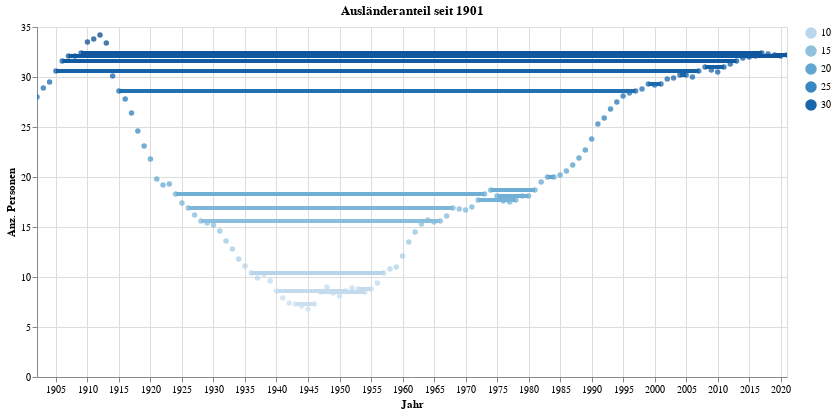

Source (notebook cell):
### Code cell
myTitle="Ausländeranteil seit 1901"

highlight = alt.selection(type='single', on='mouseover',
                          fields=['sum_AuslAnt'], nearest=True)
#x='date:StichtagDatJahr',
base = alt.Chart(myAgg.reset_index().query('sum_AnzBestWir>0'), title=myTitle).encode(
    x=alt.X('Jahr', axis=alt.Axis(title='Jahr'))# , axis=alt.Axis(format='%', title='percentage')
    , y=alt.X('sum_AuslAnt', axis=alt.Axis(title='Anz. Personen'))
    , color=alt.Color('sum_AuslAnt', legend=alt.Legend(title="", orient="right"))  
    ,tooltip=['Jahr_str', 'sum_AnzBestWir', 'sum_AuslAnt']    
)
points = base.mark_circle().encode(
    opacity=alt.value(0.75)
).add_selection(
    highlight
).properties(
    width=750 , height=350
)
lines = base.mark_line().encode(
    size=alt.condition(~highlight, alt.value(0.5), alt.value(4))
).interactive()

lines + points

### Figure 1 — Vega-Lite specification as saved in the notebook (floating-point values rounded to 4 significant figures)
{"config": {"view": {"continuousWidth": 400, "continuousHeight": 300}}, "layer": [{"mark": "line", "encoding": {"color": {"type": "quantitative", "field": "sum_AuslAnt", "legend": {"orient": "right", "title": ""}}, "size": {"condition": {"value": 0.5, "selection": {"not": "selector009"}}, "value": 4}, "tooltip": [{"type": "nominal", "field": "Jahr_str"}, {"type": "quantitative", "field": "sum_AnzBestWir"}, {"type": "quantitative", "field": "sum_AuslAnt"}], "x": {"type": "temporal", "axis": {"title": "Jahr"}, "field": "Jahr"}, "y": {"type": "quantitative", "axis": {"title": "Anz. Personen"}, "field": "sum_AuslAnt"}}, "selection": {"selector010": {"type": "interval", "bind": "scales", "encodings": ["x", "y"]}}, "title": "Ausländeranteil seit 1901"}, {"mark": "circle", "encoding": {"color": {"type": "quantitative", "field": "sum_AuslAnt", "legend": {"orient": "right", "title": ""}}, "opacity": {"value": 0.75}, "tooltip": [{"type": "nominal", "field": "Jahr_str"}, {"type": "quantitative", "field": "sum_AnzBestWir"}, {"type": "quantitative", "field": "sum_AuslAnt"}], "x": {"type": "temporal", "axis": {"title": "Jahr"}, "field": "Jahr"}, "y": {"type": "quantitative", "axis": {"title": "Anz. Personen"}, "field": "sum_AuslAnt"}}, "height": 350, "selection": {"selector009": {"type": "single", "on": "mouseover", "fields": ["sum_AuslAnt"], "nearest": true}}, "title": "Ausländeranteil seit 1901", "width": 750}], "data": {"name": "data-e0fcfcc2e0872d7317862363c4b58c71"}, "$schema": "https://vega.github.io/schema/vega-lite/v4.8.1.json", "datasets": {"data-e0fcfcc2e0872d7317862363c4b58c71": [{"Jahr": "1902-01-01T00:00:00", "Jahr_str": "1902-01-01", "sum_AnzBestWir": 153741, "sum_AuslAnt": 28.0}, {"Jahr": "1903-01-01T00:00:00", "Jahr_str": "1903-01-01", "sum_AnzBestWir": 158719, "sum_AuslAnt": 28.9}, {"Jahr": "1904-01-01T00:00:00", "Jahr_str": "1904-01-01", "sum_AnzBestWir": 164060, "sum_AuslAnt": 29.5}, {"Jahr": "1905-01-01T00:00:00", "Jahr_str": "1905-01-01", "sum_AnzBestWir": 168877, "sum_AuslAnt": 30.6}, {"Jahr": "1906-01-01T00:00:00", "Jahr_str": "1906-01-01", "sum_AnzBestWir": 173283, "sum_AuslAnt": 31.6}, {"Jahr": "1907-01-01T00:00:00", "Jahr_str": "1907-01-01", "sum_AnzBestWir": 177899, "sum_AuslAnt": 32.1}, {"Jahr": "1908-01-01T00:00:00", "Jahr_str": "1908-01-01", "sum_AnzBestWir": 180722, "sum_AuslAnt": 32.1}, {"Jahr": "1909-01-01T00:00:00", "Jahr_str": "1909-01-01", "sum_AnzBestWir": 185041, "sum_AuslAnt": 32.4}, {"Jahr": "1910-01-01T00:00:00", "Jahr_str": "1910-01-01", "sum_AnzBestWir": 190092, "sum_AuslAnt": 33.5}, {"Jahr": "1911-01-01T00:00:00", "Jahr_str": "1911-01-01", "sum_AnzBestWir": 195525, "sum_AuslAnt": 33.8}, {"Jahr": "1912-01-01T00:00:00", "Jahr_str": "1912-01-01", "sum_AnzBestWir": 200462, "sum_AuslAnt": 34.2}, {"Jahr": "1913-01-01T00:00:00", "Jahr_str": "1913-01-01", "sum_AnzBestWir": 200632, "sum_AuslAnt": 33.4}, {"Jahr": "1914-01-01T00:00:00", "Jahr_str": "1914-01-01", "sum_AnzBestWir": 195867, "sum_AuslAnt": 30.1}, {"Jahr": "1915-01-01T00:00:00", "Jahr_str": "1915-01-01", "sum_AnzBestWir": 199726, "sum_AuslAnt": 28.6}, {"Jahr": "1916-01-01T00:00:00", "Jahr_str": "1916-01-01", "sum_AnzBestWir": 206073, "sum_AuslAnt": 27.8}, {"Jahr": "1917-01-01T00:00:00", "Jahr_str": "1917-01-01", "sum_AnzBestWir": 213193, "sum_AuslAnt": 26.4}, {"Jahr": "1918-01-01T00:00:00", "Jahr_str": "1918-01-01", "sum_AnzBestWir": 211421, "sum_AuslAnt": 24.6}, {"Jahr": "1919-01-01T00:00:00", "Jahr_str": "1919-01-01", "sum_AnzBestWir": 210151, "sum_AuslAnt": 23.1}, {"Jahr": "1920-01-01T00:00:00", "Jahr_str": "1920-01-01", "sum_AnzBestWir": 206299, "sum_AuslAnt": 21.8}, {"Jahr": "1921-01-01T00:00:00", "Jahr_str": "1921-01-01", "sum_AnzBestWir": 201242, "sum_AuslAnt": 19.8}, {"Jahr": "1922-01-01T00:00:00", "Jahr_str": "1922-01-01", "sum_AnzBestWir": 200289, "sum_AuslAnt": 19.2}, {"Jahr": "1923-01-01T00:00:00", "Jahr_str": "1923-01-01", "sum_AnzBestWir": 204049, "sum_AuslAnt": 19.3}, {"Jahr": "1924-01-01T00:00:00", "Jahr_str": "1924-01-01", "sum_AnzBestWir": 206719, "sum_AuslAnt": 18.3}, {"Jahr": "1925-01-01T00:00:00", "Jahr_str": "1925-01-01", "sum_AnzBestWir": 209327, "sum_AuslAnt": 17.4}, {"Jahr": "1926-01-01T00:00:00", "Jahr_str": "1926-01-01", "sum_AnzBestWir": 214959, "sum_AuslAnt": 16.9}, {"Jahr": "1927-01-01T00:00:00", "Jahr_str": "1927-01-01", "sum_AnzBestWir": 220613, "sum_AuslAnt": 16.2}, {"Jahr": "1928-01-01T00:00:00", "Jahr_str": "1928-01-01", "sum_AnzBestWir": 230476, "sum_AuslAnt": 15.6}, {"Jahr": "1929-01-01T00:00:00", "Jahr_str": "1929-01-01", "sum_AnzBestWir": 240202, "sum_AuslAnt": 15.4}, {"Jahr": "1930-01-01T00:00:00", "Jahr_str": "1930-01-01", "sum_AnzBestWir": 249067, "sum_AuslAnt": 15.2}, {"Jahr": "1931-01-01T00:00:00", "Jahr_str": "1931-01-01", "sum_AnzBestWir": 257478, "sum_AuslAnt": 14.6}, {"Jahr": "1932-01-01T00:00:00", "Jahr_str": "1932-01-01", "sum_AnzBestWir": 260694, "sum_AuslAnt": 13.6}, {"Jahr": "1933-01-01T00:00:00", "Jahr_str": "1933-01-01", "sum_AnzBestWir": 264043, "sum_AuslAnt": 12.8}, {"Jahr": "1934-01-01T00:00:00", "Jahr_str": "1934-01-01", "sum_AnzBestWir": 315864, "sum_AuslAnt": 11.8}, {"Jahr": "1935-01-01T00:00:00", "Jahr_str": "1935-01-01", "sum_AnzBestWir": 317157, "sum_AuslAnt": 11.1}, {"Jahr": "1936-01-01T00:00:00", "Jahr_str": "1936-01-01", "sum_AnzBestWir": 317712, "sum_AuslAnt": 10.4}, {"Jahr": "1937-01-01T00:00:00", "Jahr_str": "1937-01-01", "sum_AnzBestWir": 318926, "sum_AuslAnt": 9.9}, {"Jahr": "1938-01-01T00:00:00", "Jahr_str": "1938-01-01", "sum_AnzBestWir": 326979, "sum_AuslAnt": 10.3}, {"Jahr": "1939-01-01T00:00:00", "Jahr_str": "1939-01-01", "sum_AnzBestWir": 333984, "sum_AuslAnt": 9.6}, {"Jahr": "1940-01-01T00:00:00", "Jahr_str": "1940-01-01", "sum_AnzBestWir": 334026, "sum_AuslAnt": 8.6}, {"Jahr": "1941-01-01T00:00:00", "Jahr_str": "1941-01-01", "sum_AnzBestWir": 336531, "sum_AuslAnt": 7.9}, {"Jahr": "1942-01-01T00:00:00", "Jahr_str": "1942-01-01", "sum_AnzBestWir": 339721, "sum_AuslAnt": 7.4}, {"Jahr": "1943-01-01T00:00:00", "Jahr_str": "1943-01-01", "sum_AnzBestWir": 345819, "sum_AuslAnt": 7.3}, {"Jahr": "1944-01-01T00:00:00", "Jahr_str": "1944-01-01", "sum_AnzBestWir": 351679, "sum_AuslAnt": 7.1}, {"Jahr": "1945-01-01T00:00:00", "Jahr_str": "1945-01-01", "sum_AnzBestWir": 357381, "sum_AuslAnt": 6.8}, {"Jahr": "1946-01-01T00:00:00", "Jahr_str": "1946-01-01", "sum_AnzBestWir": 367171, "sum_AuslAnt": 7.3}, {"Jahr": "1947-01-01T00:00:00", "Jahr_str": "1947-01-01", "sum_AnzBestWir": 377087, "sum_AuslAnt": 8.5}, {"Jahr": "1948-01-01T00:00:00", "Jahr_str": "1948-01-01", "sum_AnzBestWir": 383568, "sum_AuslAnt": 9.0}, {"Jahr": "1949-01-01T00:00:00", "Jahr_str": "1949-01-01", "sum_AnzBestWir": 386003, "sum_AuslAnt": 8.4}, {"Jahr": "1950-01-01T00:00:00", "Jahr_str": "1950-01-01", "sum_AnzBestWir": 389573, "sum_AuslAnt": 8.1}, {"Jahr": "1951-01-01T00:00:00", "Jahr_str": "1951-01-01", "sum_AnzBestWir": 396260, "sum_AuslAnt": 8.6}, {"Jahr": "1952-01-01T00:00:00", "Jahr_str": "1952-01-01", "sum_AnzBestWir": 403625, "sum_AuslAnt": 8.9}, {"Jahr": "1953-01-01T00:00:00", "Jahr_str": "1953-01-01", "sum_AnzBestWir": 408544, "sum_AuslAnt": 8.8}, {"Jahr": "1954-01-01T00:00:00", "Jahr_str": "1954-01-01", "sum_AnzBestWir": 413044, "sum_AuslAnt": 8.5}, {"Jahr": "1955-01-01T00:00:00", "Jahr_str": "1955-01-01", "sum_AnzBestWir": 417351, "sum_AuslAnt": 8.8}, {"Jahr": "1956-01-01T00:00:00", "Jahr_str": "1956-01-01", "sum_AnzBestWir": 420489, "sum_AuslAnt": 9.4}, {"Jahr": "1957-01-01T00:00:00", "Jahr_str": "1957-01-01", "sum_AnzBestWir": 426349, "sum_AuslAnt": 10.4}, {"Jahr": "1958-01-01T00:00:00", "Jahr_str": "1958-01-01", "sum_AnzBestWir": 431242, "sum_AuslAnt": 10.8}, {"Jahr": "1959-01-01T00:00:00", "Jahr_str": "1959-01-01", "sum_AnzBestWir": 434080, "sum_AuslAnt": 11.0}, {"Jahr": "1960-01-01T00:00:00", "Jahr_str": "1960-01-01", "sum_AnzBestWir": 437273, "sum_AuslAnt": 12.1}, {"Jahr": "1961-01-01T00:00:00", "Jahr_str": "1961-01-01", "sum_AnzBestWir": 439322, "sum_AuslAnt": 13.5}, {"Jahr": "1962-01-01T00:00:00", "Jahr_str": "1962-01-01", "sum_AnzBestWir": 440180, "sum_AuslAnt": 14.5}, {"Jahr": "1963-01-01T00:00:00", "Jahr_str": "1963-01-01", "sum_AnzBestWir": 439090, "sum_AuslAnt": 15.3}, {"Jahr": "1964-01-01T00:00:00", "Jahr_str": "1964-01-01", "sum_AnzBestWir": 437630, "sum_AuslAnt": 15.7}, {"Jahr": "1965-01-01T00:00:00", "Jahr_str": "1965-01-01", "sum_AnzBestWir": 433865, "sum_AuslAnt": 15.5}, {"Jahr": "1966-01-01T00:00:00", "Jahr_str": "1966-01-01", "sum_AnzBestWir": 431533, "sum_AuslAnt": 15.6}, {"Jahr": "1967-01-01T00:00:00", "Jahr_str": "1967-01-01", "sum_AnzBestWir": 430594, "sum_AuslAnt": 16.1}, {"Jahr": "1968-01-01T00:00:00", "Jahr_str": "1968-01-01", "sum_AnzBestWir": 430155, "sum_AuslAnt": 16.9}, {"Jahr": "1969-01-01T00:00:00", "Jahr_str": "1969-01-01", "sum_AnzBestWir": 425117, "sum_AuslAnt": 16.8}, {"Jahr": "1970-01-01T00:00:00", "Jahr_str": "1970-01-01", "sum_AnzBestWir": 417972, "sum_AuslAnt": 16.7}, {"Jahr": "1971-01-01T00:00:00", "Jahr_str": "1971-01-01", "sum_AnzBestWir": 412169, "sum_AuslAnt": 17.0}, {"Jahr": "1972-01-01T00:00:00", "Jahr_str": "1972-01-01", "sum_AnzBestWir": 407647, "sum_AuslAnt": 17.7}, {"Jahr": "1973-01-01T00:00:00", "Jahr_str": "1973-01-01", "sum_AnzBestWir": 401577, "sum_AuslAnt": 18.3}, {"Jahr": "1974-01-01T00:00:00", "Jahr_str": "1974-01-01", "sum_AnzBestWir": 396261, "sum_AuslAnt": 18.7}, {"Jahr": "1975-01-01T00:00:00", "Jahr_str": "1975-01-01", "sum_AnzBestWir": 389613, "sum_AuslAnt": 18.1}, {"Jahr": "1976-01-01T00:00:00", "Jahr_str": "1976-01-01", "sum_AnzBestWir": 382999, "sum_AuslAnt": 17.6}, {"Jahr": "1977-01-01T00:00:00", "Jahr_str": "1977-01-01", "sum_AnzBestWir": 379635, "sum_AuslAnt": 17.5}, {"Jahr": "1978-01-01T00:00:00", "Jahr_str": "1978-01-01", "sum_AnzBestWir": 376447, "sum_AuslAnt": 17.7}, {"Jahr": "1979-01-01T00:00:00", "Jahr_str": "1979-01-01", "sum_AnzBestWir": 374221, "sum_AuslAnt": 18.1}, {"Jahr": "1980-01-01T00:00:00", "Jahr_str": "1980-01-01", "sum_AnzBestWir": 370618, "sum_AuslAnt": 18.1}, {"Jahr": "1981-01-01T00:00:00", "Jahr_str": "1981-01-01", "sum_AnzBestWir": 368171, "sum_AuslAnt": 18.7}, {"Jahr": "1982-01-01T00:00:00", "Jahr_str": "1982-01-01", "sum_AnzBestWir": 366340, "sum_AuslAnt": 19.5}, {"Jahr": "1983-01-01T00:00:00", "Jahr_str": "1983-01-01", "sum_AnzBestWir": 363652, "sum_AuslAnt": 20.0}, {"Jahr": "1984-01-01T00:00:00", "Jahr_str": "1984-01-01", "sum_AnzBestWir": 361493, "sum_AuslAnt": 20.0}, {"Jahr": "1985-01-01T00:00:00", "Jahr_str": "1985-01-01", "sum_AnzBestWir": 359084, "sum_AuslAnt": 20.2}, {"Jahr": "1986-01-01T00:00:00", "Jahr_str": "1986-01-01", "sum_AnzBestWir": 358873, "sum_AuslAnt": 20.6}, {"Jahr": "1987-01-01T00:00:00", "Jahr_str": "1987-01-01", "sum_AnzBestWir": 358042, "sum_AuslAnt": 21.2}, {"Jahr": "1988-01-01T00:00:00", "Jahr_str": "1988-01-01", "sum_AnzBestWir": 357360, "sum_AuslAnt": 21.9}, {"Jahr": "1989-01-01T00:00:00", "Jahr_str": "1989-01-01", "sum_AnzBestWir": 355901, "sum_AuslAnt": 22.7}, {"Jahr": "1990-01-01T00:00:00", "Jahr_str": "1990-01-01", "sum_AnzBestWir": 356352, "sum_AuslAnt": 23.8}, {"Jahr": "1991-01-01T00:00:00", "Jahr_str": "1991-01-01", "sum_AnzBestWir": 360875, "sum_AuslAnt": 25.3}, {"Jahr": "1992-01-01T00:00:00", "Jahr_str": "1992-01-01", "sum_AnzBestWir": 361488, "sum_AuslAnt": 25.9}, {"Jahr": "1993-01-01T00:00:00", "Jahr_str": "1993-01-01", "sum_AnzBestWir": 360898, "sum_AuslAnt": 26.8}, {"Jahr": "1994-01-01T00:00:00", "Jahr_str": "1994-01-01", "sum_AnzBestWir": 360848, "sum_AuslAnt": 27.5}, {"Jahr": "1995-01-01T00:00:00", "Jahr_str": "1995-01-01", "sum_AnzBestWir": 360826, "sum_AuslAnt": 28.1}, {"Jahr": "1996-01-01T00:00:00", "Jahr_str": "1996-01-01", "sum_AnzBestWir": 359648, "sum_AuslAnt": 28.4}, {"Jahr": "1997-01-01T00:00:00", "Jahr_str": "1997-01-01", "sum_AnzBestWir": 358594, "sum_AuslAnt": 28.6}, {"Jahr": "1998-01-01T00:00:00", "Jahr_str": "1998-01-01", "sum_AnzBestWir": 359073, "sum_AuslAnt": 28.8}, {"Jahr": "1999-01-01T00:00:00", "Jahr_str": "1999-01-01", "sum_AnzBestWir": 360704, "sum_AuslAnt": 29.3}, {"Jahr": "2000-01-01T00:00:00", "Jahr_str": "2000-01-01", "sum_AnzBestWir": 360980, "sum_AuslAnt": 29.2}, {"Jahr": "2001-01-01T00:00:00", "Jahr_str": "2001-01-01", "sum_AnzBestWir": 362042, "sum_AuslAnt": 29.3}, {"Jahr": "2002-01-01T00:00:00", "Jahr_str": "2002-01-01", "sum_AnzBestWir": 364558, "sum_AuslAnt": 29.8}, {"Jahr": "2003-01-01T00:00:00", "Jahr_str": "2003-01-01", "sum_AnzBestWir": 364528, "sum_AuslAnt": 29.9}, {"Jahr": "2004-01-01T00:00:00", "Jahr_str": "2004-01-01", "sum_AnzBestWir": 364977, "sum_AuslAnt": 30.2}, {"Jahr": "2005-01-01T00:00:00", "Jahr_str": "2005-01-01", "sum_AnzBestWir": 366809, "sum_AuslAnt": 30.2}, {"Jahr": "2006-01-01T00:00:00", "Jahr_str": "2006-01-01", "sum_AnzBestWir": 370062, "sum_AuslAnt": 30.0}, {"Jahr": "2007-01-01T00:00:00", "Jahr_str": "2007-01-01", "sum_AnzBestWir": 376815, "sum_AuslAnt": 30.6}, {"Jahr": "2008-01-01T00:00:00", "Jahr_str": "2008-01-01", "sum_AnzBestWir": 380499, "sum_AuslAnt": 31.0}, {"Jahr": "2009-01-01T00:00:00", "Jahr_str": "2009-01-01", "sum_AnzBestWir": 382906, "sum_AuslAnt": 30.7}, {"Jahr": "2010-01-01T00:00:00", "Jahr_str": "2010-01-01", "sum_AnzBestWir": 385468, "sum_AuslAnt": 30.5}, {"Jahr": "2011-01-01T00:00:00", "Jahr_str": "2011-01-01", "sum_AnzBestWir": 390082, "sum_AuslAnt": 31.0}, {"Jahr": "2012-01-01T00:00:00", "Jahr_str": "2012-01-01", "sum_AnzBestWir": 394012, "sum_AuslAnt": 31.3}, {"Jahr": "2013-01-01T00:00:00", "Jahr_str": "2013-01-01", "sum_AnzBestWir": 398575, "sum_AuslAnt": 31.6}, {"Jahr": "2014-01-01T00:00:00", "Jahr_str": "2014-01-01", "sum_AnzBestWir": 404783, "sum_AuslAnt": 31.9}, {"Jahr": "2015-01-01T00:00:00", "Jahr_str": "2015-01-01", "sum_AnzBestWir": 410404, "sum_AuslAnt": 32.0}, {"Jahr": "2016-01-01T00:00:00", "Jahr_str": "2016-01-01", "sum_AnzBestWir": 415682, "sum_AuslAnt": 32.1}, {"Jahr": "2017-01-01T00:00:00", "Jahr_str": "2017-01-01", "sum_AnzBestWir": 423310, "sum_AuslAnt": 32.4}, {"Jahr": "2018-01-01T00:00:00", "Jahr_str": "2018-01-01", "sum_AnzBestWir": 428737, "sum_AuslAnt": 32.3}, {"Jahr": "2019-01-01T00:00:00", "Jahr_str": "2019-01-01", "sum_AnzBestWir": 434008, "sum_AuslAnt": 32.2}, {"Jahr": "2020-01-01T00:00:00", "Jahr_str": "2020-01-01", "sum_AnzBestWir": 434736, "sum_AuslAnt": 32.1}, {"Jahr": "2021-01-01T00:00:00", "Jahr_str": "2021-01-01", "sum_AnzBestWir": 436332, "sum_AuslAnt": 32.2}]}}
